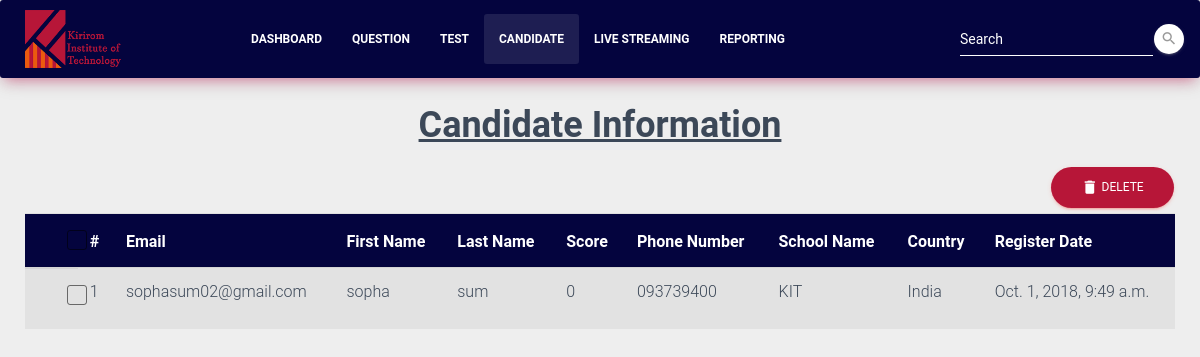
Page /candidate/ on the earlier database version.
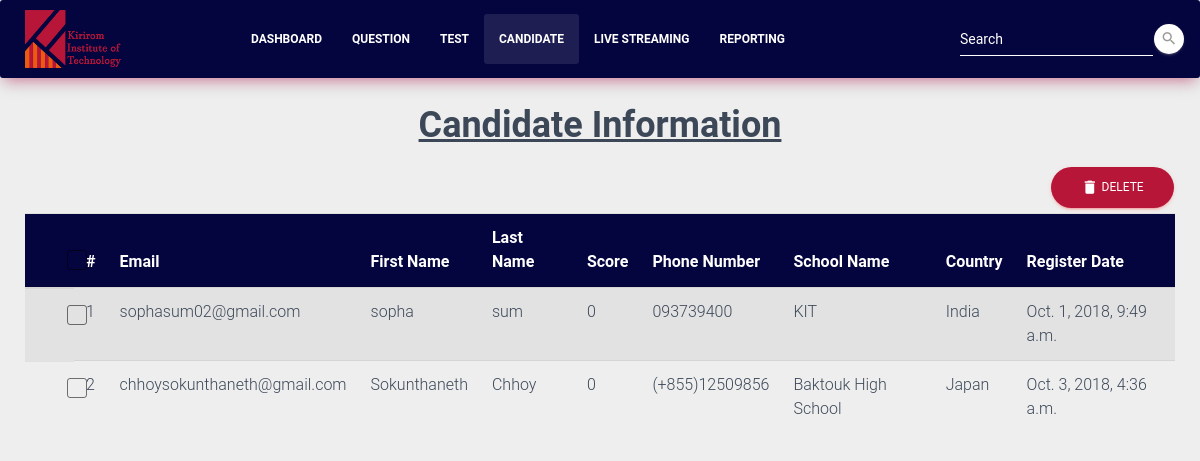
Same page on the later database version.
### register/models.py (models this page shows, shortened)
class Register(models.Model):
	email = models.EmailField(max_length=120, blank=False, null=False)
	password = models.TextField(blank=True, null=True)
	firstname= models.CharField(max_length=120, blank=False, null=False)
	lastname = models.CharField(max_length=120, blank=False, null=False)
	phonenumber = models.CharField(max_length=120, blank=True, null=True)
	country = models.CharField(max_length=120, blank=False, null=False)
	card_id = models.FileField(upload_to='card_id')
	student_profile = models.FileField(upload_to='student_profile')
	birthday = models.DateField(blank=False, null=False)
	address = models.CharField(max_length=200, blank=False, null=False)
	sname = models.CharField(max_length=300, blank=False, null=False)
	city = models.CharField(max_length=120, blank=False, null=False)
	score = models.IntegerField(default=0)
	created_at = models.DateTimeField(auto_now_add=True)
	taken_test = models.BooleanField(default=False)
	def _get_full_name(self):
		"Retorna los nombres completos de Persona"
		return '%s %s' % (self.city, self.address)
	full_name = property(_get_full_name)

### register/views.py (the view)
# urls.py: url(r'^candidate/', candidate, name="candidate"),
def candidate(request):
	candidates = Register.objects.all()
	return render(request,'candidate.html',{'candidates':candidates})

### templates/candidate.html (shortened to what this page needs)
{% load static from staticfiles %}
<!DOCTYPE html>
<html lang="en">
<head>
  <link rel="stylesheet" type="text/css" media="screen" href="{% static 'css/test_management.css' %}" />
  <link rel="stylesheet" type="text/css" media="screen" href="{% static 'css/bootstrap-select.min.css' %}" />
</head>
<body>
{% block content %}
	<nav class="navbar navbar-expand-lg bg-rose">
    <img src="../static/img/kit-11.png" style="width: 8%; margin-left: 25px;">
    <div class="container">
        <div class="collapse navbar-collapse" style="margin-left: 100px;">
            <ul class="navbar-nav">
                <li class="nav-item">
                    <a href="{% url 'register' %}" class="nav-link"><b>Dashboard</b></a>
                </li>
                <li class="nav-item">
                    <a href="{% url 'question' %}" class="nav-link"><b>Question</b></a>
                </li>
                <li class="nav-item">
                    <a href="{% url 'test' %}" class="nav-link"><b>Test</b></a>
                </li>
                <li class="nav-item active">
                    <a href="{% url 'candidate' %}" class="nav-link"><b>Candidate</b></a>
                </li>
                <li class="nav-item">
                    <a href="{% url 'livertc' %}" class="nav-link"><b>Live Streaming</b></a>
                </li>
                <li class="nav-item">
                    <a href="#report" class="nav-link"><b>Reporting</b></a>
                </li>
            </ul>
            <form class="form-inline ml-auto">
                <div class="form-group has-white">
                  <input type="text" class="form-control" placeholder="Search">
                </div>
                <button type="submit" class="btn btn-white btn-raised btn-fab btn-fab-mini btn-round">
                    <i class="material-icons">search</i>
                </button>
            </form>
        </div>
    </div>
</nav>
  <center><h2><b><u>Candidate Information</u></b></h2></center>
    <div id="inline-toolbar">
    <button class="btn btn-round btn-danger delete-btn-candidate" data-toggle="modal">
<i class="material-icons" action >delete</i>   Delete
</button>
</div>
<div class="table-container" >
    <div class="table-responsive">
  <table id="fresh-table" class="table table-striped candidate">
    <thead  class="thead-table-list">
    <tr>
         <th scope="col-2">
          <div class="form-check">
              <label class="form-check-label">
                <span class="form-check-sign">
                  <span class="check"></span>
                </span>
              </label>
          </div>
        </th>
        <th>#</th>
        <th>Email</th>
        <th>First Name</th>
        <th>Last Name</th>
        <th>Score</th>
        <th>Phone Number</th>
        <th>School Name</th>
        <th>Country</th>
        <th>Register Date</th>
      </tr>
    </thead>
    <tbody>
    {% for candidate in candidates %}
    <tr data-id="{{ candidate.id }}" class="table-row">
      <td class="form-check">
      <div class="form-check">
          <label class="form-check-label">
              <span class="form-check-sign">
              <span class="check"></span>
              </span>
          </label>
      </div>
    </td>
      <td>{{ forloop.counter }}</td>
      <td>{{ candidate.email }}</td>
      <td>{{ candidate.firstname }}</td>
      <td>{{ candidate.lastname }}</td>
      <td>{{ candidate.score }}</td>
      <td>{{ candidate.phonenumber }}</td>
      <td>{{ candidate.sname }}</td>
      <td>{{ candidate.country }}</td>
      <td>{{ candidate.created_at}}</td>
    </tr>
    {% endfor %}
    </tbody>
  </table>
</div>
</div>
{% endblock content %}
</body>
</body>
</html>

Differences in the rows shown:
added Register: email "chhoysokunthaneth@gmail.com", firstname "Sokunthaneth", lastname "Chhoy", score "0", phonenumber "(+855)12509856", sname "Baktouk High School", country "Japan", created_at "Oct. 3, 2018, 4:36 a.m."
